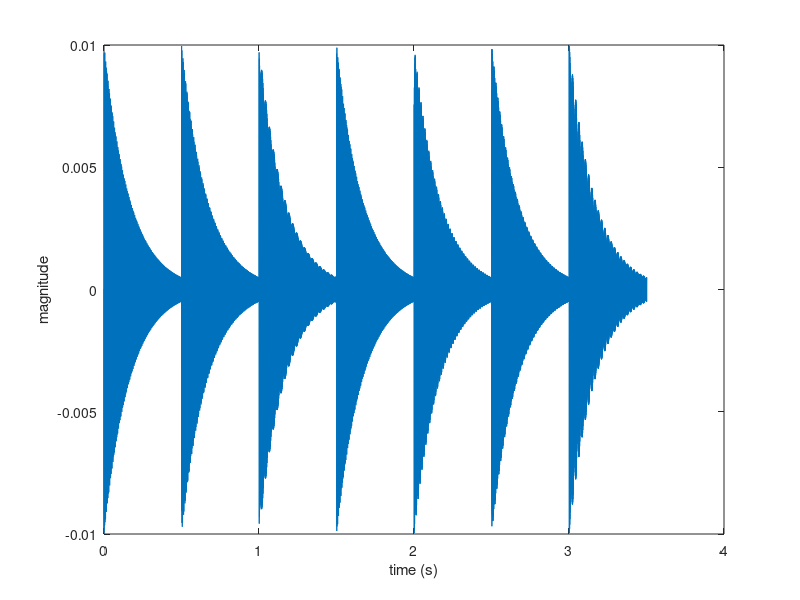
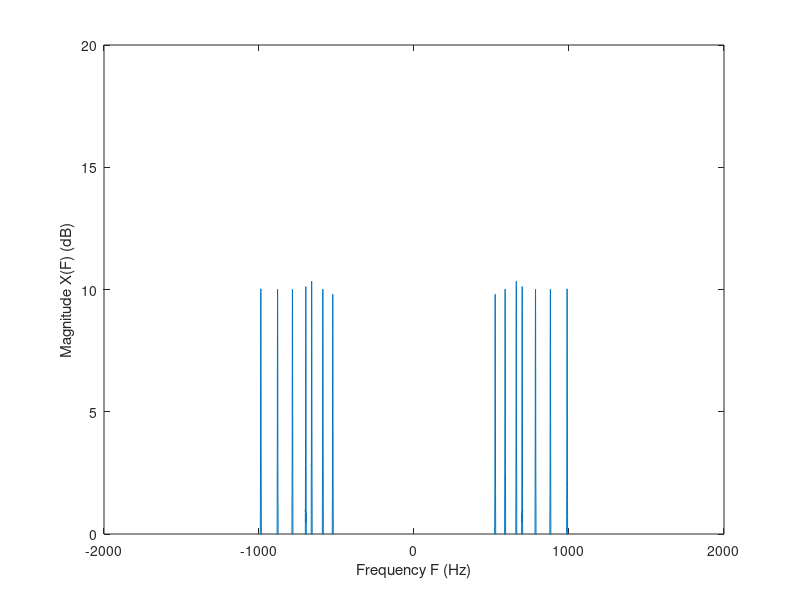
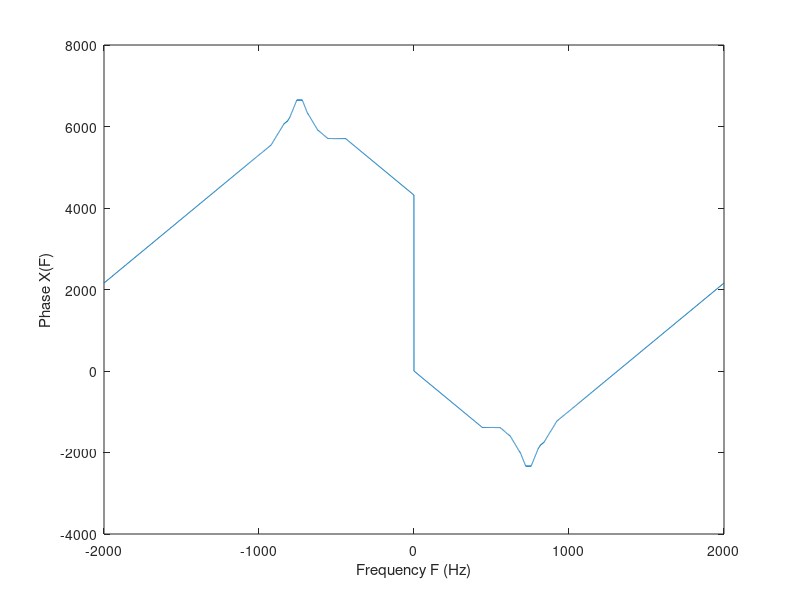

Source code (MATLAB) for these figures, in order: (Note: this script raises an error after producing the figures.)
clear all;
close all;

% Sampling frequency
fSampling = 4000;

% Amplitude
A = 0.01;

% Create time vector
tSampling = 1/fSampling;
t = 0:tSampling:0.5;

% set of note frequencies, 2nd octave, Do Re Mi Fa So La Ti
fNote = [524 588 660 698 784 880 988];

% Generate notes
Do = A*sin(2*pi*fNote(1)*t + 2*pi*rand);%C
Re = A*sin(2*pi*fNote(2)*t + 2*pi*rand);%D
Mi = A*sin(2*pi*fNote(3)*t + 2*pi*rand);%E
Fa = A*sin(2*pi*fNote(4)*t + 2*pi*rand);%F
So = A*sin(2*pi*fNote(5)*t + 2*pi*rand);%G
La = A*sin(2*pi*fNote(6)*t + 2*pi*rand);%A
Ti = A*sin(2*pi*fNote(7)*t + 2*pi*rand);%H

% Weigh the notes
expWtCnst = 6;
expWt = exp(-abs(expWtCnst*t));
Do = Do.*expWt;
Re = Re.*expWt;
Mi = Mi.*expWt;
Fa = Fa.*expWt;
So = So.*expWt;
La = La.*expWt;
Ti = Ti.*expWt;

% Generate note sequence
noteSequence = [Do Re Mi Fa So La Ti];

% Listen to Notes
sound(noteSequence, fSampling);

figure;
T = 0:tSampling:(7*(0.5+tSampling)-tSampling);
plot(T,noteSequence);
xlabel('time (s)')
ylabel('magnitude');

% Spectral analysis
%Parameters
nFFT = 2^14;
tuneF = fft(noteSequence);
nFFT = length(tuneF);
magTune = fftshift(abs(tuneF));
phaseTune = fftshift(unwrap(angle(tuneF)));
fSpacing = fSampling/nFFT;
fAxis = -fSampling/2:fSpacing:fSampling/2-fSpacing;

figure, plot (fAxis, 20*log10(magTune));
xlabel('Frequency F (Hz)');
ylabel('Magnitude X(F) (dB)');
axis([-2000 2000 0 20]);

figure, plot( fAxis, phaseTune);
xlabel('Frequency F (Hz)');
ylabel('Phase X(F)');

% spectrogram
figure
spectrogram(noteSequence, 256,0,[], fSampling);